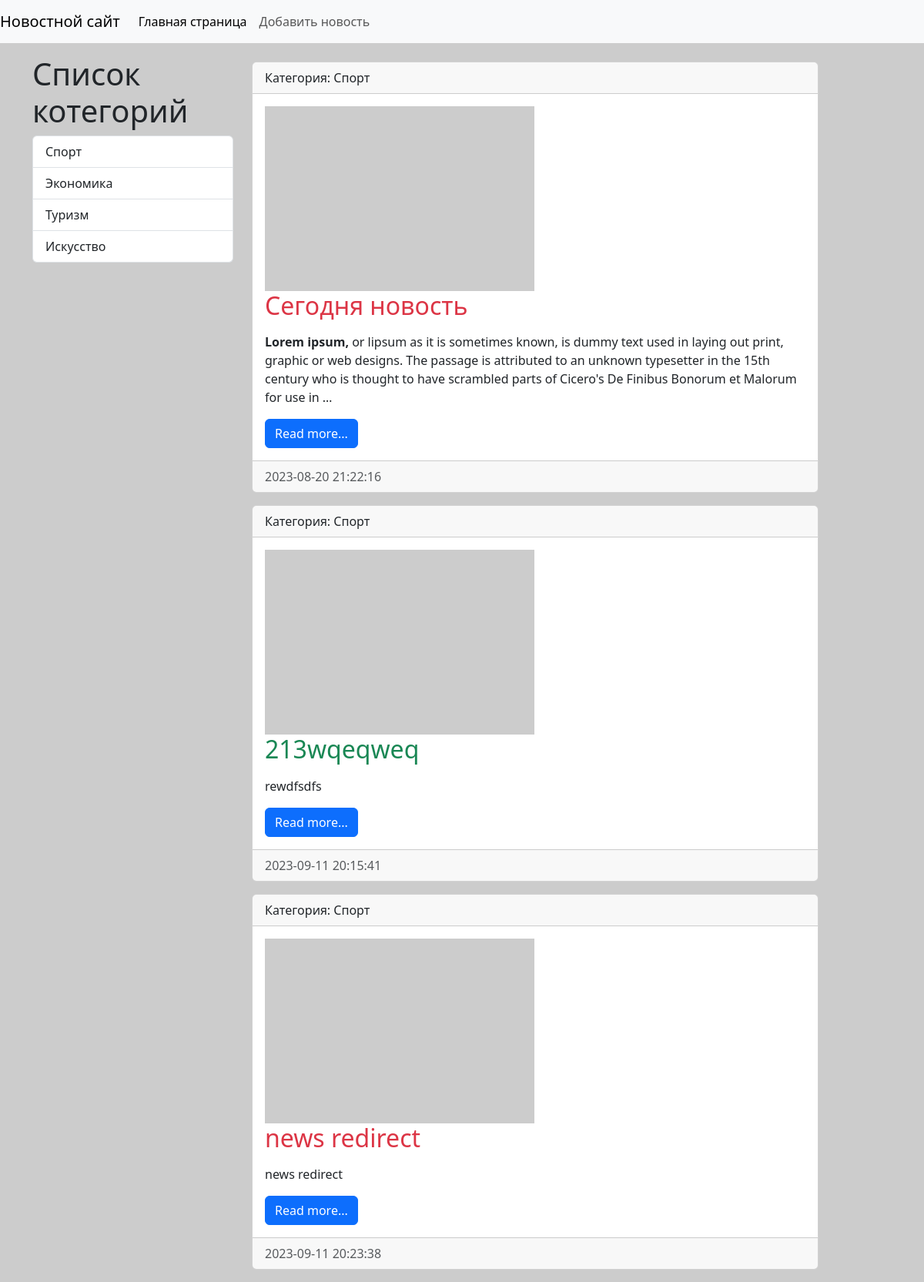
Screenshot of /category/sport/ with the database file from the repository.
### news/models.py (models this page shows, shortened)
class Category(models.Model):
    title = models.CharField(max_length=150, db_index=True, verbose_name='имя котегории')
    slug = models.SlugField(max_length=155, unique=True, db_index=True,
                            verbose_name='URL', null=True)
    class Mate:
        verbose_name = 'Категорию'
        verbose_name_plural = 'Категории'
        ordering = ['id']
    def __str__(self):
        return self.title
    def get_absolute_url(self):
        return reverse('category', kwargs={'category_slug': self.slug})

class News(models.Model):
    objects = None
    title = models.CharField(verbose_name="title", max_length=150)
    content = models.TextField(verbose_name="text", blank=True)
    created_at = models.DateTimeField(verbose_name="data", auto_now_add=True)
    updated_at = models.DateTimeField(verbose_name="up_data", auto_now=True)
    photo = models.ImageField(verbose_name="photo", upload_to='photos/%Y/%m/%d', blank=True)
    is_published = models.BooleanField(verbose_name="published", default=True)
    category = models.ForeignKey('Category', on_delete=models.PROTECT, null=True, verbose_name='Категории')
    slug = models.SlugField(max_length=155, unique=True, db_index=True, verbose_name='URL', null=True)
    class Meta:
        verbose_name = 'Новость'
        verbose_name_plural = 'Новости'
        ordering = ['id']
    def get_absolute_url(self):
        return reverse('view_news', kwargs={'news_slug': self.slug})

### news/views.py (the view)
# urls.py: path('category/<slug:category_slug>/', get_category, name='category'),
def get_category(request, category_slug):
    category = get_object_or_404(Category, slug=category_slug)
    news = News.objects.filter(category=category)
    context = {
        'news': news,
        'category': category
    }
    return render(request, 'news/category.html', context)

### news/templatetags/news_tags.py (called while the page is built)
@register.inclusion_tag('news/list_categories.html')
def show_categories():
    categories = Category.objects.all()
    return {'categories': categories}

### news/templates/news/category.html (shortened to what this page needs)
{% extends 'base.html'%}
{% block sidebar %}
      {% include 'inc/_sidebar.html' %}
{% endblock %}
{% block content %}
            {% for item in news %}
            <div class="card mb-3">
                <div class="card-header">
                    Категория: {{ item.category }}
                </div>
                <div class="card-body">
                    <div class="media-body">
                        {% if item.photo %}
                        <img src="{{item.photo.url }}" alt="" width="350" class="mr-3">
                        {% else %}
                        <img src=" https://loremflickr.com/350/240" alt="" class="mr-3">
                        {% endif%}
                    </div>
                    <h2 class="card-title {% cycle 'text-danger' 'text-success'%}">{{ item.title }}</h2>
                    {% autoescape off %}
                    <p class="card-text">{{ item.content|linebreaks|truncatewords:50 }}</p>
                    {% endautoescape %}
                    <a href="{{ item.get_absolute_url }}" class="btn btn-primary">Read more...</a>
                </div>
                <div class="card-footer text-muted">
                    {{ item.created_at|date:"Y-m-d H:i:s" }}
                </div>
            </div>
            {% endfor%}
{% endblock%}

### news/templates/news/list_categories.html
<h1>Список котегорий</h1>
  <div class="list-group">
    {% for item in categories %}
    <a href="{{ item.get_absolute_url}}" class="list-group-item list-group-item-action">{{ item.title }}</a>
    {% endfor %}
  </div>

### nicesite/static/css/styles.css (style rules this page uses)
body { background: #ccc; }

### rows the page displays
Category: title "Спорт"
Category: title "Экономика"
Category: title "Туризм"
Category: title "Искусство"
News: category "Спорт", title "Сегодня новость", content "Lorem ipsum, or lipsum as it is sometimes known, is dummy text used in laying out print, graphic or web designs. The passage is attributed to an unknown typesetter in the 15th century who is thought to have scrambled parts of Cicero's De Finibus Bonorum et Malorum for use in …", created_at "2023-08-20 21:22:16"
News: category "Спорт", title "213wqeqweq", content "rewdfsdfs", created_at "2023-09-11 20:15:41"
News: category "Спорт", title "news redirect", content "news redirect", created_at "2023-09-11 20:23:38"
